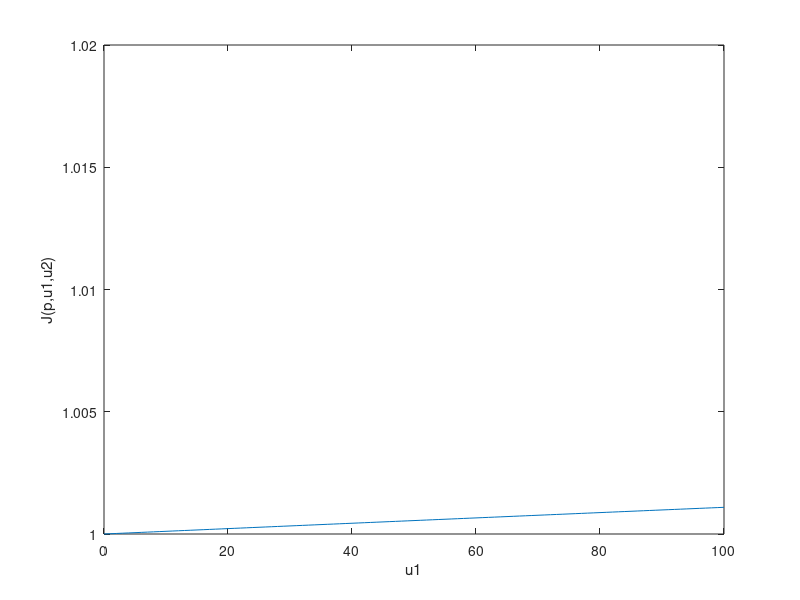

MATLAB code for this plot:
% Compares the Anderson and Brockett convergence estimates for a 3-agent topology. Refer pages 5-6 in the PDF

clc;clear;
D = [-1 0 1;0 1 -1;1 -1 0];
Le = D'*D; % Edge Laplacian matrix
u1 = 0:1:100;
k = 1;
Le_T = Le(1:2,1:2);
[V,D] = eig(Le_T);
u2 = 100;
eig_Le_T = eig(Le_T);
p = 2;
eta_sq = 2*k*min(eig_Le_T)*u1./((1+sqrt(p)*norm(D)*u2)^2); % Temporary parameter

% See eqn.(25) in PDF for below
a = ((p*u2)^1.5*max(eig_Le_T))./(1+2*u1*min(eig_Le_T));
b = 2*u1*min(eig_Le_T)./(max(eig_Le_T)*(1+2*u1*min(eig_Le_T)));
o = -a+sqrt(a.^2+b);
J = (1-o.^2/max(eig(inv(D))))./(1-eta_sq);

% For multiple values of u2
plot(u1,J)
axis([0 100 1 1.02])
hold on;
xlabel('u1') % x-axis label
ylabel('J(p,u1,u2)') % y-axis label
hold off;

% EOF

